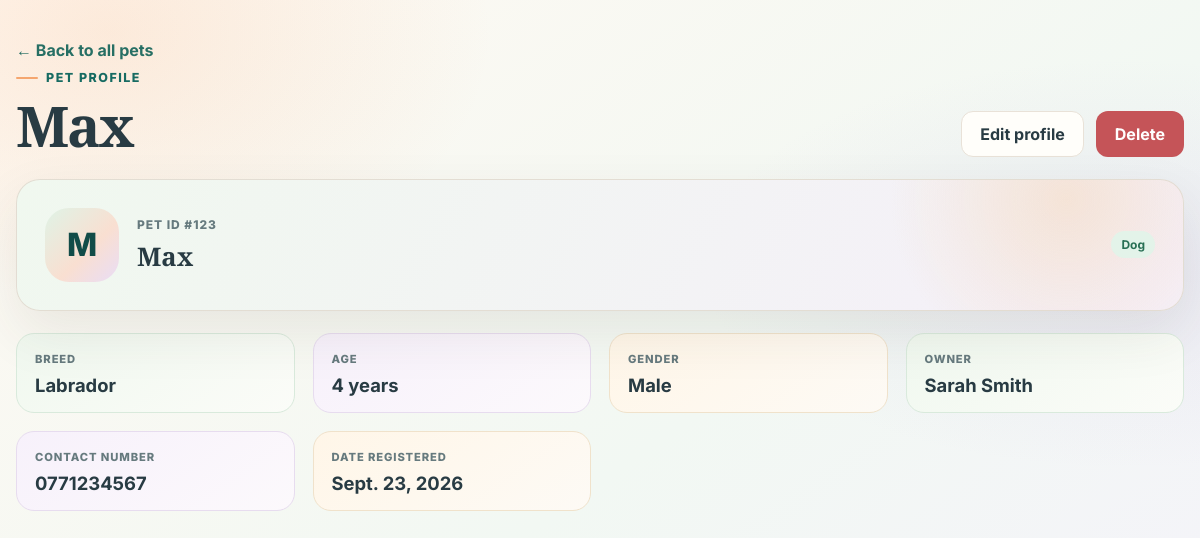
The app's page /pets/1/ with its own data.
### Elemino_project/Elemino_app/models.py (models this page shows, shortened)
class Performance(models.Model):
    pet_id = models.IntegerField(unique=True)
    pet_name = models.CharField(max_length=100)
    pet_type = models.CharField(max_length=100)
    breed = models.CharField(max_length=100)
    age = models.IntegerField()
    gender = models.CharField(max_length=100)
    owner_name = models.CharField(max_length=100)
    contact_number = models.CharField(max_length=100)
    date_registered = models.DateField()
    class Meta:
        ordering = ['pet_name']

### Elemino_project/Elemino_app/views.py (the view)
# urls.py: path('pets/<int:pk>/', views.pet_detail, name='pet_detail'),
def pet_detail(request, pk):
    pet = get_object_or_404(Performance, pk=pk)
    return render(request, 'Elemino_app/pet_detail.html', {'pet': pet})

### Elemino_project/Elemino_app/templates/Elemino_app/pet_detail.html (shortened to what this page needs)
{% load static %}
<!DOCTYPE html>
<html lang="en">
<head>
    <link rel="stylesheet" href="{% static 'Elemino_app/styles.css' %}">
</head>
<body>
    <main class="shell detail-shell">
        <header class="page-header detail-header">
            <div class="header-copy">
                <a class="back-link" href="{% url 'pet_list' %}">← Back to all pets</a>
                <p class="eyebrow">Pet profile</p>
                <h1>{{ pet.pet_name }}</h1>
            </div>
            <div class="action-group">
                <a class="secondary-button" href="{% url 'pet_update' pet.pk %}">Edit profile</a>
                <a class="danger-button" href="{% url 'pet_delete' pet.pk %}">Delete</a>
            </div>
        </header>
        <section class="hero-card" aria-label="Pet overview">
            <div class="pet-profile">
                <div class="pet-profile-main">
                    <div class="pet-spotlight">{{ pet.pet_name|first|upper }}</div>
                    <div>
                        <p class="meta-line">Pet ID #{{ pet.pet_id }}</p>
                        <h2>{{ pet.pet_name }}</h2>
                    </div>
                </div>
                <span class="pet-type">{{ pet.pet_type }}</span>
            </div>
        </section>
        <section class="info-grid" aria-label="Pet details">
            <article class="info-card">
                <div class="label">Breed</div>
                <div class="value">{{ pet.breed }}</div>
            </article>
            <article class="info-card">
                <div class="label">Age</div>
                <div class="value">{{ pet.age }} years</div>
            </article>
            <article class="info-card">
                <div class="label">Gender</div>
                <div class="value">{{ pet.gender }}</div>
            </article>
            <article class="info-card">
                <div class="label">Owner</div>
                <div class="value">{{ pet.owner_name }}</div>
            </article>
            <article class="info-card">
                <div class="label">Contact Number</div>
                <div class="value">{{ pet.contact_number }}</div>
            </article>
            <article class="info-card">
                <div class="label">Date Registered</div>
                <div class="value">{{ pet.date_registered }}</div>
            </article>
        </section>
    </main>
</body>
</html>

### records on screen
Performance: pet_name "Max", pet_name|first "M", pet_id "123", pet_type "Dog", breed "Labrador", age "4", gender "Male", owner_name "Sarah Smith", contact_number "0771234567", date_registered "Sept. 23, 2026"
